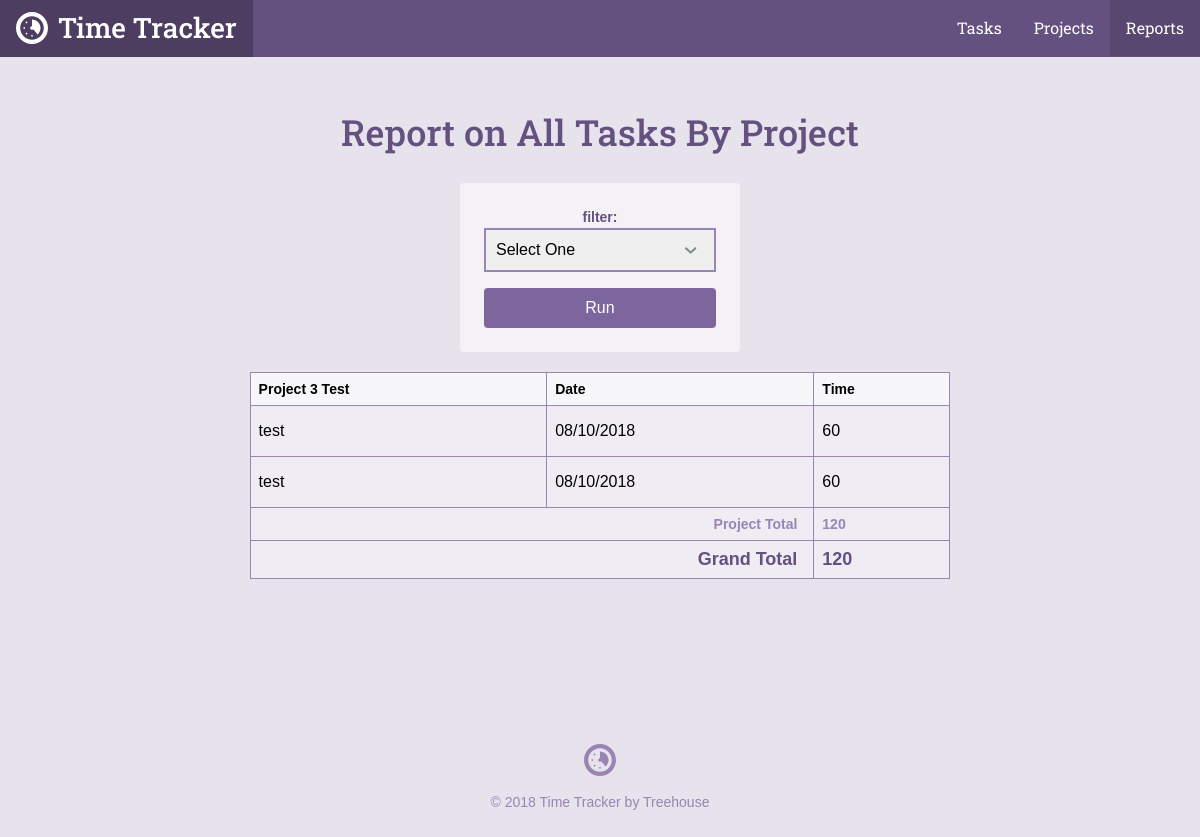
The app's page /reports.php, older data.
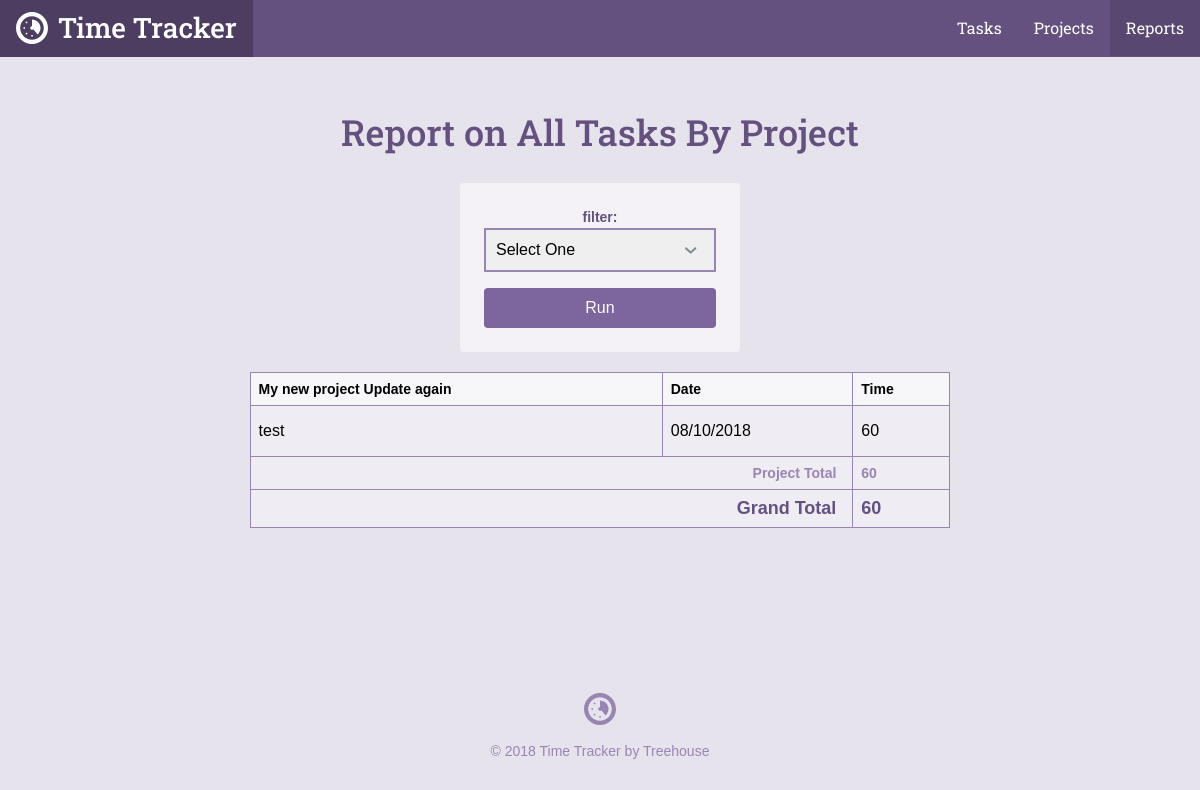
The same page, newer data.
### tables this page shows
CREATE TABLE `tasks` (
	`task_id`	INTEGER PRIMARY KEY AUTOINCREMENT,
	`project_id`	INTEGER,
	`title`	TEXT,
	`date`	INTEGER NOT NULL,
	`time`	TEXT NOT NULL
);

CREATE TABLE `projects` (
	`project_id`	INTEGER PRIMARY KEY AUTOINCREMENT,
	`title`	TEXT NOT NULL,
	`category`	TEXT NOT NULL
);

### inc/functions.php (called while the page is built, shortened)
<?php
function get_task_list($filter = null) {
    include 'connection.php';
    $sql = 'SELECT tasks.*, projects.title as project FROM tasks'
        . ' JOIN projects ON tasks.project_id = projects.project_id';
    $orderBy = ' ORDER BY date DESC';
    if ($filter) {
        $orderBy = ' ORDER BY projects.title ASC, date DESC';
    }
    try {
        $results = $db->prepare($sql . $where . $orderBy);
        $results->execute();
    } catch (Exception $e) {
        echo "Error!: " . $e->getMessage() . "<br />";
        return array();
    }
    return $results->fetchAll(PDO::FETCH_ASSOC);
}

### reports.php (the view, shortened to what this page needs)
<?php
require 'inc/functions.php';
$page = "reports";
$filter = 'all';
include 'inc/header.php';
?>
<div class="col-container page-container">
    <div class="col col-70-md col-60-lg col-center">
        <div class="col-container">
            <h1 class='actions-header'>Report on <?php
            if (!is_array($filter)) {
                echo "All Tasks By Project";
            }
            ?></h1>
            <form class="form-container form-report" action="reports.php" method="get">
                <label for="filter">filter:</label>
                <select name="filter" id="filter">
                    <option value="">Select One</option>
                </select>
                <input type="submit" class="button" value="Run">
            </form>
        </div>
        <div class="section page">
            <div class="wrapper">
                <table>
                    <?php
                    $total = $project_id = $project_total = 0;
                    $tasks = get_task_list($filter);
                    foreach ($tasks as $item) {
                        if ($project_id != $item['project_id']) {
                            $project_id = $item['project_id'];
                            echo "<thead>\n";
                            echo "<tr>\n";
                            echo "<th>" . $item['project'] . "</th>\n";
                            echo "<th>Date</th>\n";
                            echo "<th>Time</th>\n";
                            echo "</tr>\n";
                            echo "</thead>\n";
                        }
                        $project_total += $item['time'];
                        $total += $item['time'];
                        echo  "<tr>\n";
                        echo "<td>" . $item['title'] . "</td>\n";
                        echo "<td>" . $item['date'] . "</td>\n";
                        echo "<td>" . $item['time'] . "</td>\n";
                        echo "</tr>\n";
                        if (next($tasks)['project_id'] != $item['project_id']) {
                            echo "<tr>\n";
                            echo "<th class='project-total-label' colspan='2'>Project Total</th>\n";
                            echo "<th class='project-total-number'>$project_total</th>\n";
                            echo "</tr>\n";
                            $project_total = 0;
                        }
                    }
                    ?>
                    <tr>
                        <th class='grand-total-label' colspan='2'>Grand Total</th>
                        <th class='grand-total-number'><?php echo $total; ?></th>
                    </tr>
                </table>
            </div>
        </div>
    </div>
</div>
<?php include "inc/footer.php"; ?>

### inc/header.php (shortened to what this page needs)
<html>
<head>
	<link rel="stylesheet" href="css/style.css" type="text/css">
</head>
<body>
	<header class="header">
    <div class="col-container">
  		<h1>
        <a class="logo" href="./">
          <svg viewbox="0 0 64 64" class="logo-icon"><use xlink:href="#logo_icon"></use></svg>
          <span class="logo-name">Time Tracker</span>
        </a>
      </h1>
  		<ul class="nav">
        <li class="nav-item tasks<?php if ($page == "tasks") { echo " on"; } ?>"><a class="nav-link" href="task_list.php">Tasks</a></li>
        <li class="nav-item projects<?php if ($page == "projects") { echo " on"; } ?>"><a class="nav-link" href="project_list.php">Projects</a></li>
        <li class="nav-item reports<?php if ($page == "reports") { echo " on"; } ?>"><a class="nav-link" href="reports.php">Reports</a></li>
      </ul>
    </div>
  </header>
	<div id="content">

### inc/footer.php
</div>
	<footer class="footer">
    <div class="col-container">
      <svg viewbox="0 0 64 64" class="logo-icon"><use xlink:href="#logo_icon"></use></svg>
  		<p class="footer-copy">&copy; <?php echo date("Y"); ?> Time Tracker by Treehouse</p>
    </div>
	</footer>
</body>
</html>

Row changes from the older to the newer data that the page shows:
removed tasks: project.title "Project 3 Test", title "test", date "08/10/2018", time "60"
removed tasks: title "test", date "08/10/2018", time "60", project_total "120"
added tasks: project.title "My new project Update again", title "test", date "08/10/2018", time "60", project_total "60"
Text that changed along with them:
$total: "120" → "60"
